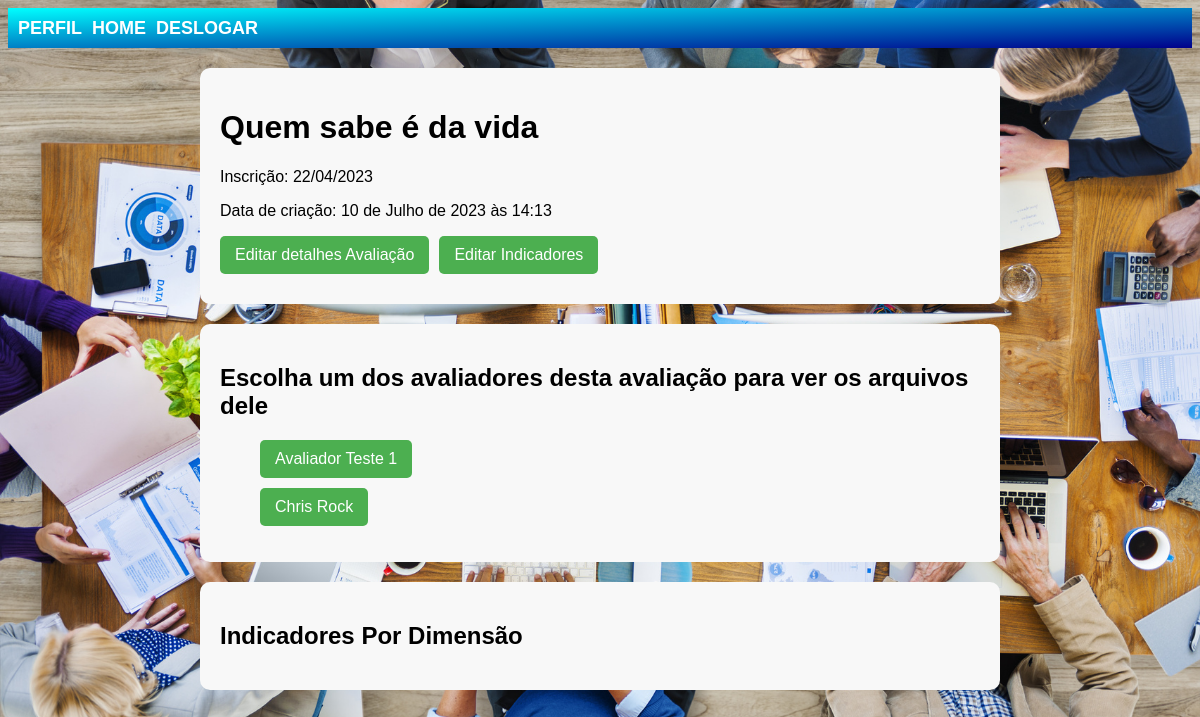
/avaliacoes/distribuidor_detalhes_avaliacao/33/ (signed in), run on an earlier commit of the app's database.
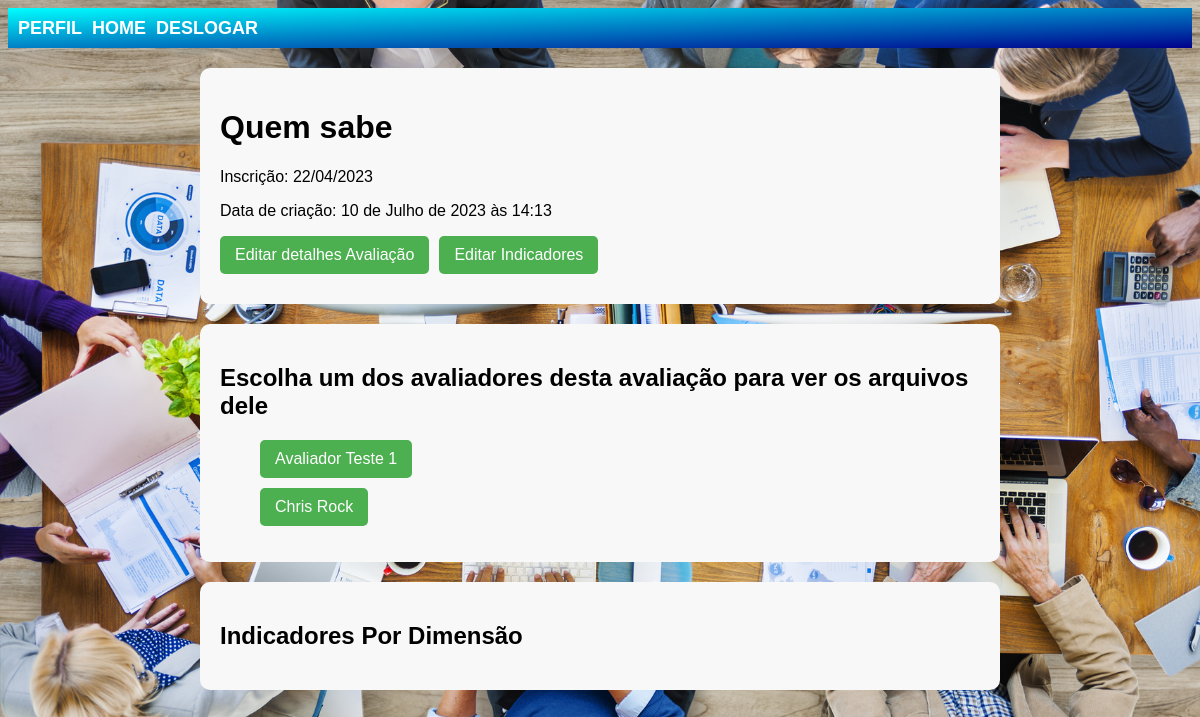
And on a later commit of the database.
### avaliacoes/models.py (models this page shows, shortened)
class Avaliacao(models.Model):
    nome = models.CharField(max_length=255)
    inscricao = models.CharField(max_length=255)
    data_criacao = models.DateTimeField(auto_now_add=True)
    distribuidor = models.ForeignKey(CustomUser, on_delete=models.CASCADE, related_name='avaliacoes_criadas', limit_choices_to={'user_type': 'distribuidor'})
    avaliadores = models.ManyToManyField(CustomUser, related_name='avaliacoes', limit_choices_to={'user_type': 'avaliador'})

### avaliacoes/views.py (the view)
# urls.py: path('distribuidor_detalhes_avaliacao/<int:avaliacao_id>/', views.distribuidor_detalhes_avaliacao, name='distribuidor_detalhes_avaliacao'),
@login_required
def distribuidor_detalhes_avaliacao(request, avaliacao_id):
    avaliacao = get_object_or_404(Avaliacao, id=avaliacao_id)
    indicadores = Indicador.objects.filter(avaliacao=avaliacao)
    avaliadores = CustomUser.objects.filter(avaliacoes=avaliacao)
    indicadores_por_dimensao = {}
    for indicador in indicadores:
        if indicador.dimensao not in indicadores_por_dimensao:
            indicadores_por_dimensao[indicador.dimensao] = []
        indicadores_por_dimensao[indicador.dimensao].append(indicador)
    context = {
        'avaliacao': avaliacao,
        'indicadores_por_dimensao': indicadores_por_dimensao,
        'avaliadores': avaliadores,
    }
    return render(request, 'avaliacoes/distribuidor_detalhes_avaliacao.html', context)

### templates/avaliacoes/distribuidor_detalhes_avaliacao.html (shortened to what this page needs)
{% extends 'base.html' %}
{% block content %}
<div class="container">
    <div class="box">
        <h1>{{ avaliacao.nome }}</h1>
        <p>Inscrição: {{ avaliacao.inscricao }}</p>
        <p>Data de criação: {{ avaliacao.data_criacao }}</p>
        <div class="button-group">
            <a href="{% url 'avaliacoes:editar_avaliacao' avaliacao.id %}">Editar detalhes Avaliação</a>
            <a href="{% url 'avaliacoes:criar_indicador' avaliacao.id %}">Editar Indicadores</a>
        </div>
    </div>
    <div class="box">
        <h2>Escolha um dos avaliadores desta avaliação para ver os arquivos dele</h2>
        <ul>
            {% for avaliador in avaliadores %}
                <div class="button-group a">
                    <a href="{% url 'avaliacoes:distribuidor_detalhes_avaliacao_arquivos' avaliador.id avaliacao.id %}">{{ avaliador.name }}</a>
                </div>
            {% endfor %}
        </ul>
    </div>
    <div class="box">
        <h2>Indicadores Por Dimensão</h2>
    </div>
</div>
{% endblock %}

What changed in the data, as far as the page shows it:
changed Avaliacao: nome "Quem sabe é da vida" → "Quem sabe"
